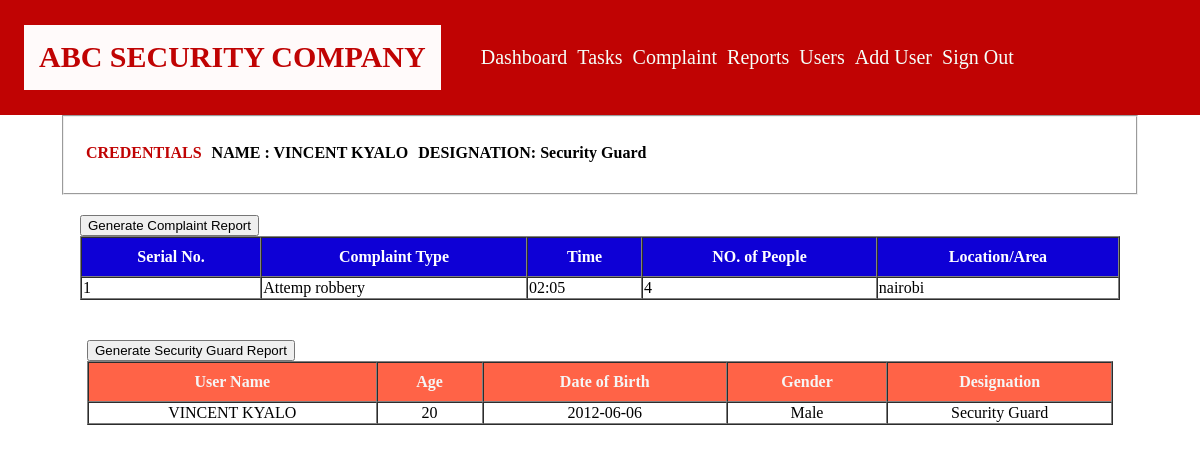
/Security/Admin/Reports.php (signed in), run on the app's committed database.
### tables this page shows
CREATE TABLE `abc_complaint` (
  `complaint_id` int(11) NOT NULL,
  `complaint_type` text NOT NULL,
  `complaint_time` text NOT NULL,
  `complaint_no_people` int(11) NOT NULL,
  `complaint_location` text NOT NULL,
  `complaint_status` text NOT NULL
);

CREATE TABLE `abc_users` (
  `user_id` int(11) NOT NULL,
  `user_name` text NOT NULL,
  `user_age` int(11) NOT NULL,
  `user_DoB` text NOT NULL,
  `user_gender` text NOT NULL,
  `user_designation` varchar(200) NOT NULL,
  `user_password` text NOT NULL
);

### Security/Database/complaintdata.php (called while the page is built)
<?php
require_once('dbconfig.php');
$QUERY = mysqli_query($conn, "SELECT * FROM abc_complaint");
?>

### Security/Database/users.php (called while the page is built, shortened)
<?php
require_once('dbconfig.php');
$get_security=mysqli_query($conn,"SELECT * FROM abc_users WHERE user_designation='Security Guard' ");
?>

### Security/Admin/Reports.php (the view, shortened to what this page needs)
<?php  require_once('header.php');?>
<?php  require_once('../Database/complaintdata.php');?>
<?php  require_once('../Database/users.php');?>
<section>
    <div class="container">
        <div class="table_report" id="report"  >
        <input type="button" onclick="myApp.printTable()" value="Generate Complaint Report" />
            <table id="tab"  border="1" cellspacing="0" width="100%">
                <tr>
                    <th>Serial No.</th>
                    <th>Complaint Type</th>
                    <th>Time</th>
                    <th>NO. of People</th>
                    <th>Location/Area</th>
                </tr>
<?php
$i = 1;
while($DATA= mysqli_fetch_assoc($QUERY)){
?>
                <tr>
                    <td><?php echo  $i ;?></td>
                    <td><?php echo $DATA['complaint_type'] ;?></td>
                    <td><?php echo   $DATA['complaint_time']  ;?></td>
                    <td><?php echo   $DATA['complaint_no_people'] ;?></td>
                    <td><?php echo   $DATA['complaint_location'] ;?></td>
                </tr>
<?php
$i++;
}?>
            </table>
        </div>
    </div>
</section>
<section>
    <div class="container">
        <div class="user-table">
        <input type="button" onclick="security.printTable()" value="Generate Security Guard Report" />
 <table id="securityreport" border="1" cellspacing="0" width="100%">
		<thead>
          <tr">
            <th>User Name</th>
            <th>Age</th>
            <th>Date of Birth</th>
            <th>Gender</th>
            <th>Designation</th>
         </thead>
        <tbody>
        <?php
        while($data = mysqli_fetch_assoc($get_security )){
        ?>
            <tr  >
                <td><?php echo $data["user_name"] ?></td>
                <td><?php echo $data["user_age"] ?></td>
                <td><?php echo $data["user_DoB"] ?></td>
                <td><?php echo $data["user_gender"] ?></td>
                <td><?php echo $data["user_designation"] ?></td>
            </tr>
            <?php
        }
            ?>
        </tbody>
</table>
        </div>
    </div>
</section>
<?php  require_once('footer.php');?>

### styles/decoration.css (style rules this page uses)
body { padding: 0px; margin: 0px; }
.container { width: 90%; margin: auto; }
.user-table { padding: 20px; width: 95%; margin: auto; }
.user-table table { width: 100%; }
.user-table table thead { background-color: tomato; color: whitesmoke; padding: 20px; }
.user-table table thead tr th { padding: 10px; }
.user-table table tbody { text-align: center; }
.table_report { padding: 20px; }
.table_report table { width: 100%; }
.table_report table tr th { color: white; background-color: rgb(14, 0, 214); padding: 10px; }

### data on the page
abc_complaint: complaint_type "Attemp robbery", complaint_time "02:05", complaint_no_people "4", complaint_location "nairobi"
abc_users: user_name "VINCENT KYALO", user_age "20", user_DoB "2012-06-06", user_gender "Male", user_designation "Security Guard"

### other printed values
$_SESSION["name"] "VINCENT KYALO"
$_SESSION["DESIGNATION"] "Security Guard"
